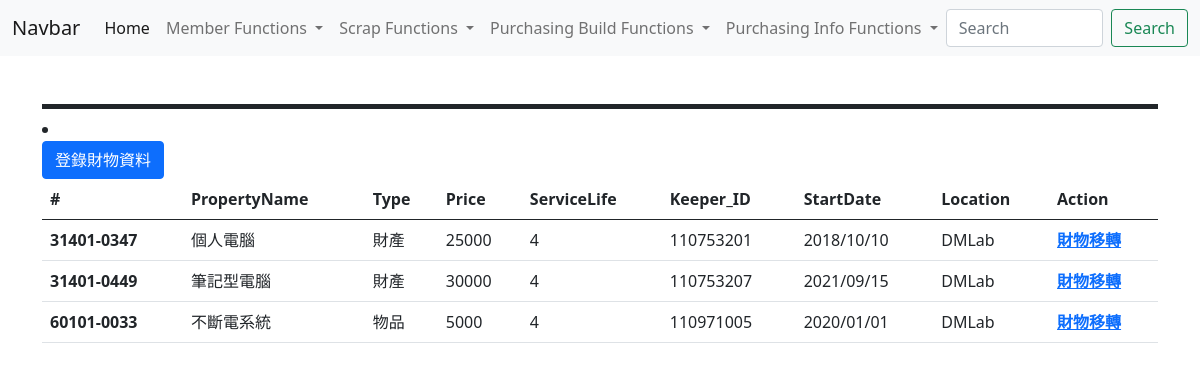
/pp_info/, run on the app's committed database.
### tables this page shows
CREATE TABLE "Property" (
	"Property_ID" [nchar](10) NOT NULL,
	"PropertyName" [nvarchar](50) NULL,
	"Type" [nchar](10) NULL,
	"Price" [int] NULL,
	"ServiceLife" [int] NULL,
	"Keeper_ID" [nchar](10) NULL DEFAULT "ex-member",
	"StartDate" [date] NULL,
	"Location" [nvarchar](50) NULL,
	PRIMARY KEY("Property_ID"),
	CONSTRAINT PpKPMemFK
		FOREIGN KEY ("Keeper_ID") REFERENCES Member(Member_ID)
			ON DELETE SET DEFAULT ON UPDATE Cascade
);

### view/property_info.py (the view)
    @pp_info_app.route("/")
    def propertylist():
        properties=db.session.execute("SELECT * FROM Property order by Property_ID")
        return render_template("propertylist.html", books=properties)

### view/member_register.py (called while the page is built)
@event.listens_for(Engine, "connect")
def set_sqlite_pragma(dbapi_connection, connection_record):
    cursor = dbapi_connection.cursor()
    cursor.execute("PRAGMA foreign_keys=ON")
    cursor.close()

### view/purchase_build.py (called while the page is built)
@event.listens_for(Engine, "connect")
def set_sqlite_pragma(dbapi_connection, connection_record):
    cursor = dbapi_connection.cursor()
    cursor.execute("PRAGMA foreign_keys=ON")
    cursor.close()

### view/purchase_info.py (called while the page is built)
@event.listens_for(Engine, "connect")
def set_sqlite_pragma(dbapi_connection, connection_record):
    cursor = dbapi_connection.cursor()
    cursor.execute("PRAGMA foreign_keys=ON")
    cursor.close()

### templates/propertylist.html (shortened to what this page needs)
{% extends "parts/base.html" %}
{% block page_content %}
{{ super() }}
  <li class="page-item">
    <form action="/pp_info/addproperty">
      <button class="btn btn-primary">登錄財物資料</button>
    </form>
  </li>
<table class="table">
    <thead>
      <tr>
        <th scope="col">#</th>
        <th scope="col">PropertyName</th>
        <th scope="col">Type</th>
        <th scope="col">Price</th>
        <th scope="col">ServiceLife</th>
        <th scope="col">Keeper_ID</th>
        <th scope="col">StartDate</th>
        <th scope="col">Location</th>
        <th scope="col">Action</th>
      </tr>
    </thead>
      {% for book in books %}
      <tr>
      <th scope="row">{{book.Property_ID}}</th>
      <td>{{book.PropertyName}}
      </td>
      <td>{{book.Type}}
      </td>
      <td>{{book.Price}}
      </td>
      <td>{{book.ServiceLife}}
      </td>
      <td>{{book.Keeper_ID}}
      </td>
      <td>{{book.StartDate}}
      </td>
      <td>{{book.Location}}
      </td>
      <td><b><a href="{{url_for('property_info_app.propertyTransfer', bookid=book.Property_ID)}}">財物移轉</a></b>
      </td>
      </tr>
      {% endfor %}
  </table>
</body>
</html>
{% endblock page_content %}

### data on the page
Property: Property_ID "31401-0347", PropertyName "個人電腦", Type "財產", Price "25000", ServiceLife "4", Keeper_ID "110753201", StartDate "2018/10/10", Location "DMLab"
Property: Property_ID "31401-0449", PropertyName "筆記型電腦", Type "財產", Price "30000", ServiceLife "4", Keeper_ID "110753207", StartDate "2021/09/15", Location "DMLab"
Property: Property_ID "60101-0033", PropertyName "不斷電系統", Type "物品", Price "5000", ServiceLife "4", Keeper_ID "110971005", StartDate "2020/01/01", Location "DMLab"
